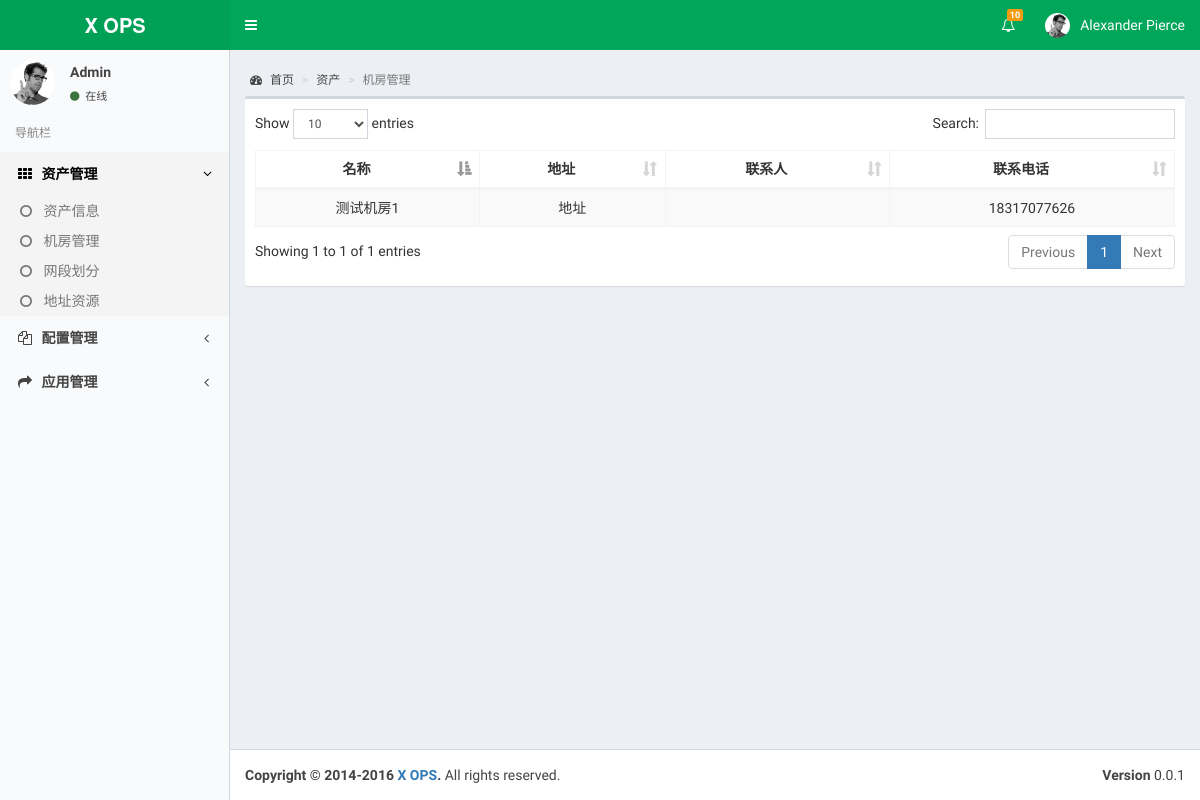
Before: /idc with the older database file.
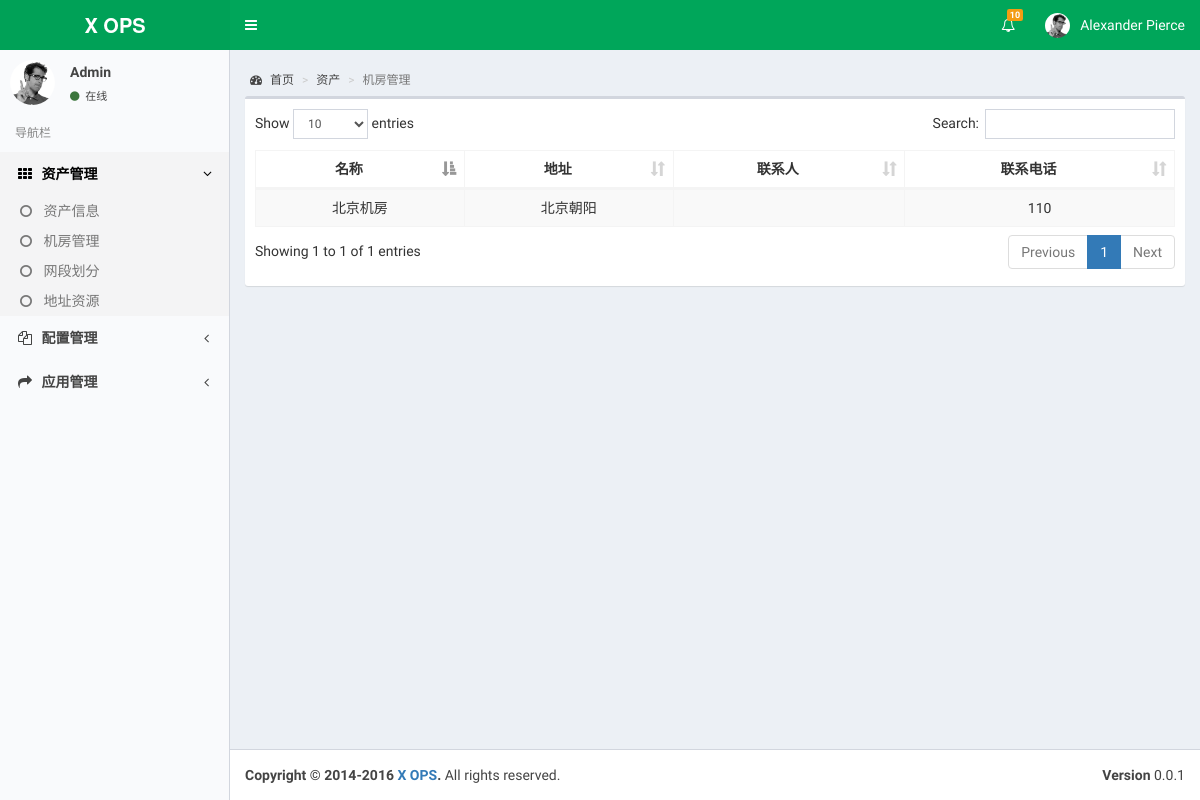
After: the same page with the newer database file.
### cmdb/models.py (models this page shows)
class Idc(models.Model):
    name = models.CharField('机房名称', max_length=100)
    address = models.CharField('机房地址', max_length=200)
    contact_name = models.CharField('联系人姓名', max_length=20)
    contact_phone = models.PositiveIntegerField('联系人电话')
    class Meta:
        verbose_name = '机房'
        verbose_name_plural = verbose_name
    def __unicode__(self):
        return self.name
    __str__ = __unicode__

### cmdb/views.py (the view)
# urls.py: url(r'^idc$', views.IdcListView.as_view(), name='idc'),
class IdcListView(ListView):
    model = models.Idc
    context_object_name = 'idc'
    template_name = 'cmdb/idc.html'

### cmdb/templates/cmdb/idc.html (shortened to what this page needs)
{% extends 'base.html' %}
{% block custom_css %}
<link rel="stylesheet" href="/static/css/dataTables.bootstrap.min.css">
{% endblock %}
{% block content %}
  <div class="content-wrapper">
    <section class="content-header">
      <ol class="breadcrumb">
        <li><a href="{% url 'cmdb:index' %}"><i class="fa fa-dashboard"></i> 首页</a></li>
        <li><a href="{% url 'cmdb:asset' %}">资产</a></li>
        <li class="active">机房管理</li>
      </ol>
    </section>
    <section class="content">
      <div class="row">
        <div class="col-xs-12">
        <div class="box">
            <div class="box-body">
                <table id="idc-table" class="table table-bordered table-striped">
                    <thead>
                    <tr>
                      <th class="text-center">名称</th>
                      <th class="text-center">地址</th>
                      <th class="text-center">联系人</th>
                      <th class="text-center">联系电话</th>
                    </tr>
                    </thead>
                    <tbody>
                    {% for i in idc %}
                      <tr class="text-center">
                        <td>{{ i.name }}</td>
                        <td>{{ i.address }}</td>
                        <td>{{ i.contact }}</td>
                        <td>{{ i.contact_phone }}</td>
                      </tr>
                    {% endfor %}
                    </tbody>
                  </table>
            </div>
          </div>
        </div>
        </div>
    </section>
  </div>
{% endblock %}

Changed rows visible on the page:
removed Idc: name "测试机房1", address "地址", contact_phone "18317077626"
added Idc: name "北京机房", address "北京朝阳", contact_phone "110"
